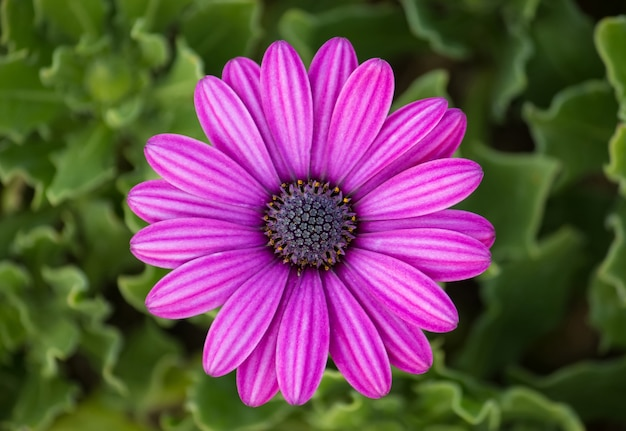
#> input picture purple.jpg, 626 x 431 px
$ python 'DIP Lab 4(Image resizing using pixel skipping method).py'
#> lines starting #> are read from the running program, lines starting #| are printed output that depends on the picture
import numpy as np
import matplotlib.pyplot as plt
from PIL import Image

def pixel_skipping_resize(image_array, new_width, new_height):
    """
    Resize an image using the pixel skipping method.

    Parameters:
    image_array (numpy.ndarray): Input image array.
    new_width (int): Desired width of the resized image.
    new_height (int): Desired height of the resized image.

    Returns:
    numpy.ndarray: Resized image array using pixel skipping.
    """
    old_height, old_width, channels = image_array.shape

    # Create an empty array for the resized image
    resized_image_array = np.zeros((new_height, new_width, channels), dtype=image_array.dtype)

    # Calculate the scaling factors
    row_scale = old_height / new_height
    col_scale = old_width / new_width

    # Fill in the resized image array
    for y in range(new_height):
        for x in range(new_width):
            # Find the corresponding pixel in the original image
            src_y = int(y * row_scale)
            src_x = int(x * col_scale)

            # Ensure indices are within bounds
            src_y = min(src_y, old_height - 1)
            src_x = min(src_x, old_width - 1)

            # Copy the pixel value from the original image
            resized_image_array[y, x] = image_array[src_y, src_x]

    return resized_image_array

# Load an image using PIL
image_path = 'purple.jpg'  # Replace with your image path
image = Image.open(image_path)
#> image is the input picture: PIL image 626x431 RGB; mean R, G, B 106.7, 75.4, 83.1

# Convert the image to a NumPy array
image_array = np.array(image)

# Get and print the original image dimensions
original_height, original_width, _ = image_array.shape
#> original_height = 431; original_width = 626
print(f"Original image dimensions: {original_width}x{original_height}")
#| Original image dimensions: 626x431

# Define new dimensions for resizing (for demonstration purposes, these can be changed)
new_width = int(input("Enter the new width: "))  # Input new width
#> the answer given: 100
new_height = int(input("Enter the new height: "))  # Input new height
#> the answer given: 100

# Resize the image using the pixel skipping method
resized_image_array = pixel_skipping_resize(image_array, new_width, new_height)
#> after the loop in pixel_skipping_resize, `for y in range(new_height):`:
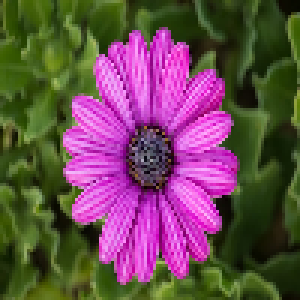
#> resized_image_array: shape (100, 100, 3) (shown 3 times larger); mean R, G, B 106.7, 75.3, 83.1

# Convert the result back to an image
resized_image = Image.fromarray(resized_image_array)

# Save the result
output_path = 'pixel_skipping_resized_purple.jpg'
resized_image.save(output_path)

# Display the images
plt.figure(figsize=(12, 6))

# Original Image
plt.subplot(1, 2, 1)
plt.title('Original Image')
plt.imshow(image_array)
plt.axis('off')
plt.text(0.5, -0.1, f"Dimensions: {original_width}x{original_height}", ha='center', va='center', fontsize=12, transform=plt.gca().transAxes)

# Resized Image
plt.subplot(1, 2, 2)
plt.title('Resized Image using Pixel Skipping')
plt.imshow(resized_image_array)
plt.axis('off')
plt.text(0.5, -0.1, f"Dimensions: {new_width}x{new_height}", ha='center', va='center', fontsize=12, transform=plt.gca().transAxes)

plt.tight_layout()
plt.show()
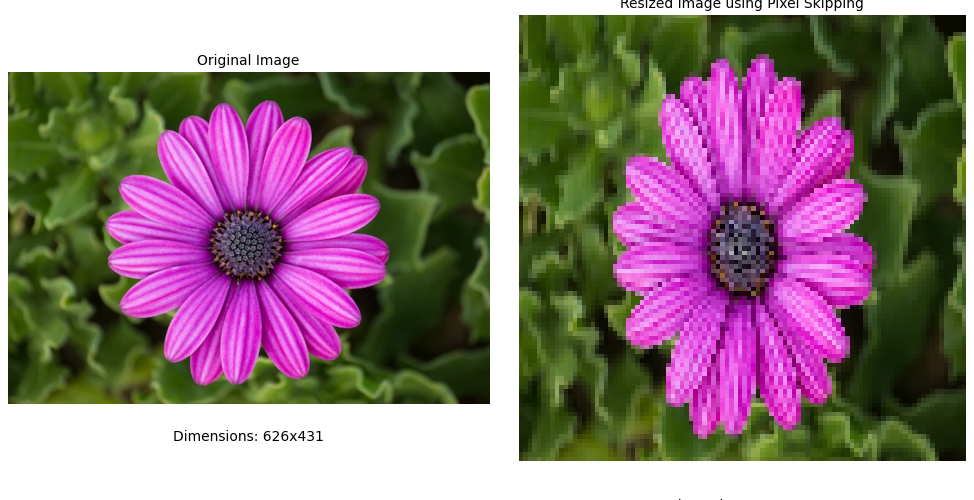
#> figure drawn by matplotlib, 2 panels

$ run again, with flower.jpg copied over purple.jpg
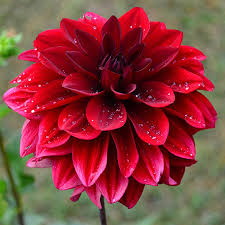
#> input picture flower.jpg, 225 x 225 px
#> image is the input picture: PIL image 225x225 RGB; mean R, G, B 137.7, 61.1, 61.6
#| Original image dimensions: 225x225
#> after the loop in pixel_skipping_resize, `for y in range(new_height):`:
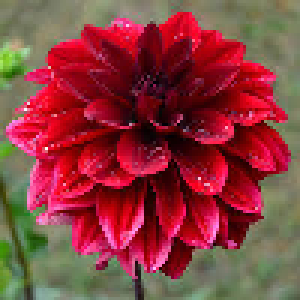
#> resized_image_array: shape (100, 100, 3) (shown 3 times larger); mean R, G, B 137.9, 61.2, 61.6
#> `plt.show()`:
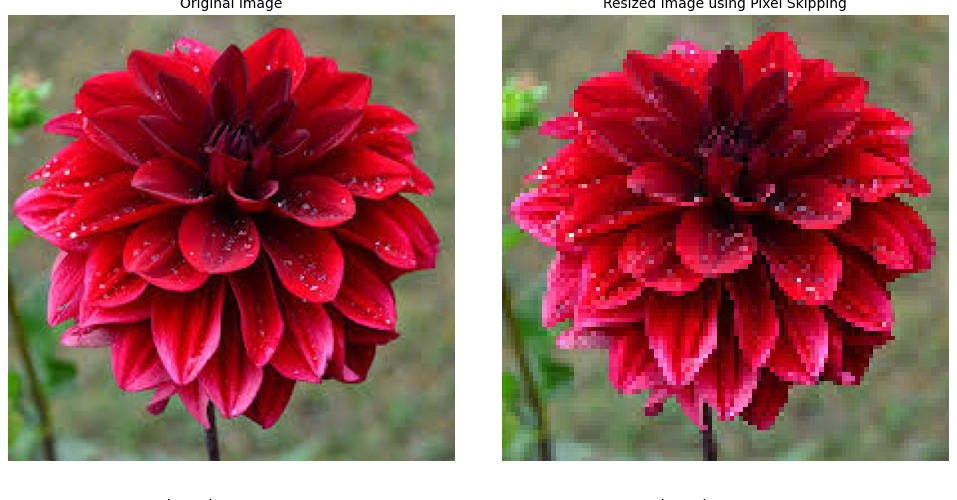
#> figure drawn by matplotlib, 2 panels

$ run again, with night.jpg copied over purple.jpg
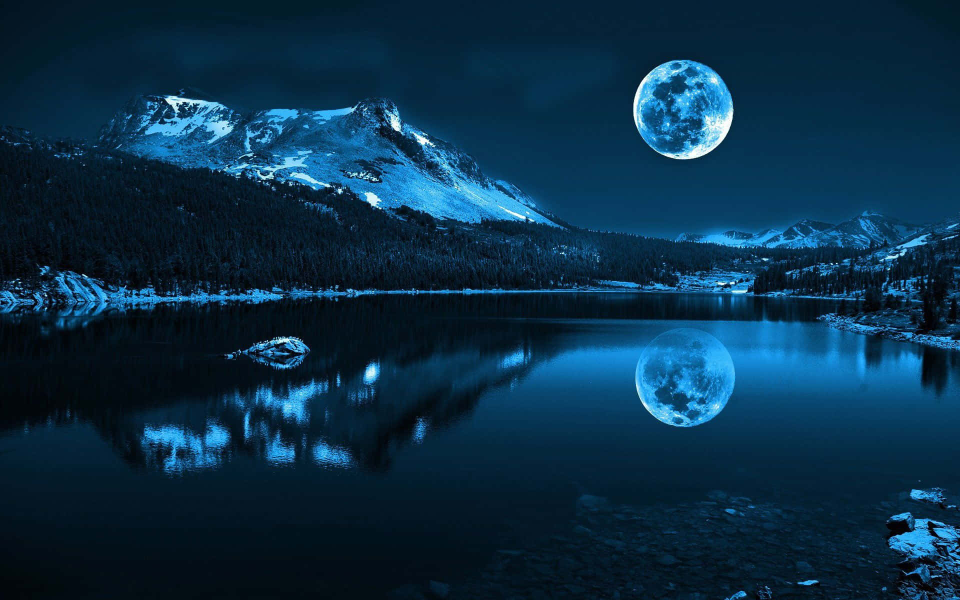
#> input picture night.jpg, 1920 x 1200 px (shown at 1/2 size)
#> image is the input picture: PIL image 1920x1200 RGB; mean R, G, B 9.8, 46.4, 71.2
#| Original image dimensions: 1920x1200
#> after the loop in pixel_skipping_resize, `for y in range(new_height):`:
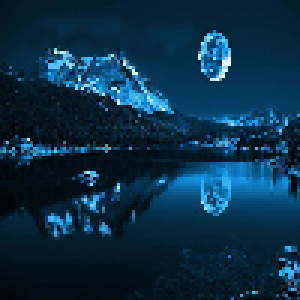
#> resized_image_array: shape (100, 100, 3) (shown 3 times larger); mean R, G, B 9.9, 46.4, 71
#> `plt.show()`:
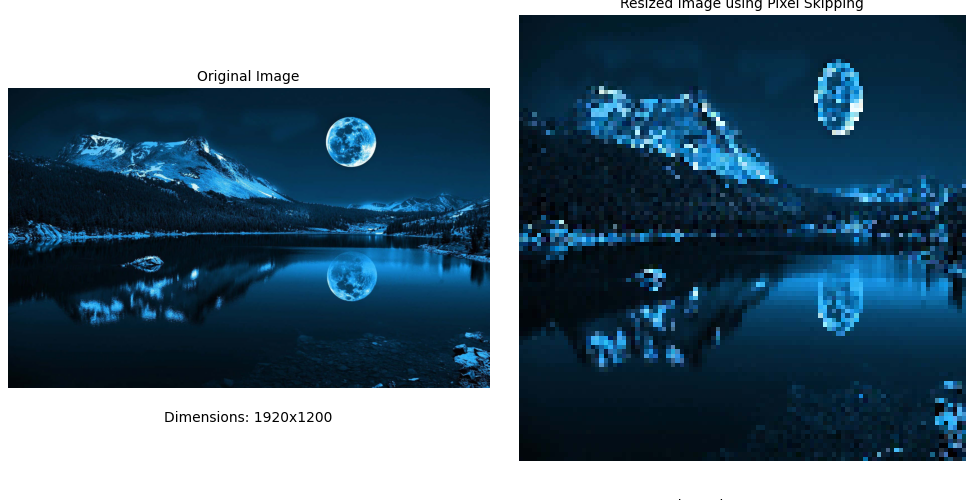
#> figure drawn by matplotlib, 2 panels

$ run again, with mahfuz.jpeg copied over purple.jpg
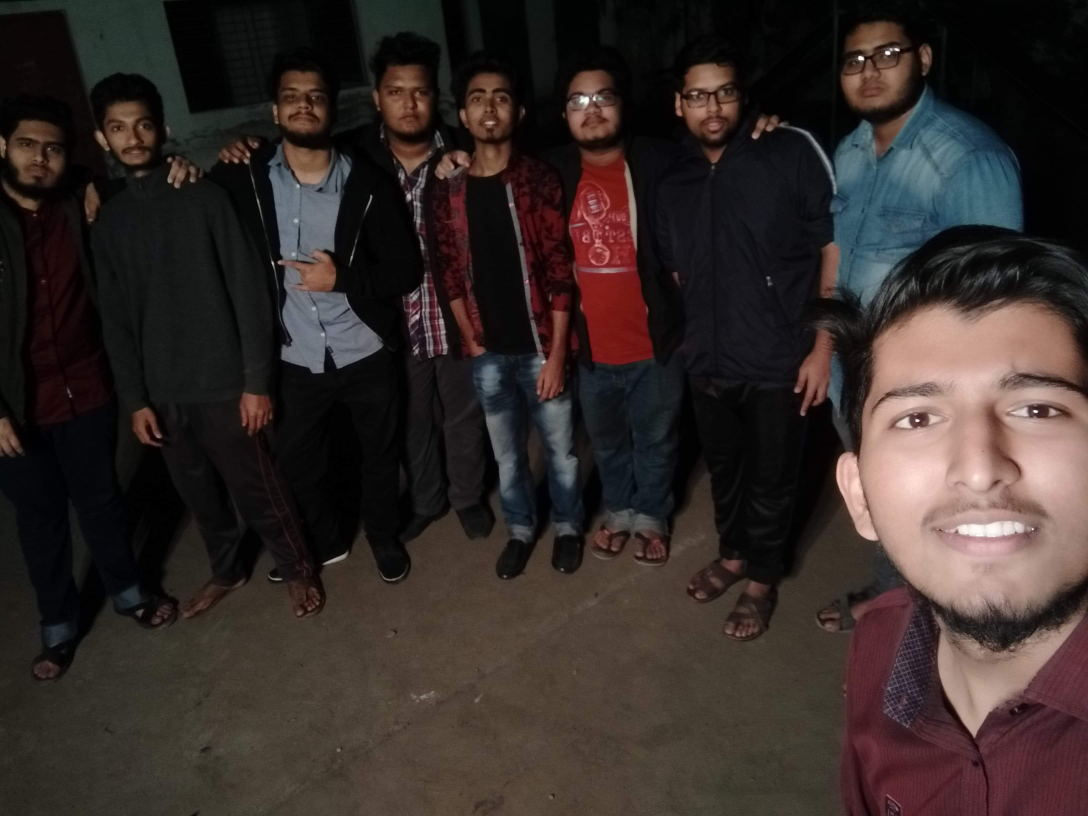
#> input picture mahfuz.jpeg, 3264 x 2448 px (shown at 1/3 size)
#> image is the input picture: PIL image 3264x2448 RGB; mean R, G, B 52.8, 43.4, 40.6
#| Original image dimensions: 3264x2448
#> after the loop in pixel_skipping_resize, `for y in range(new_height):`:
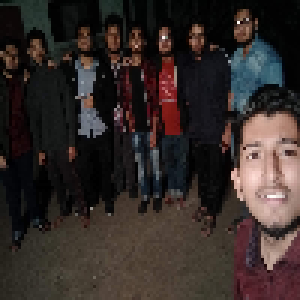
#> resized_image_array: shape (100, 100, 3) (shown 3 times larger); mean R, G, B 52.2, 43, 40.2
#> `plt.show()`:
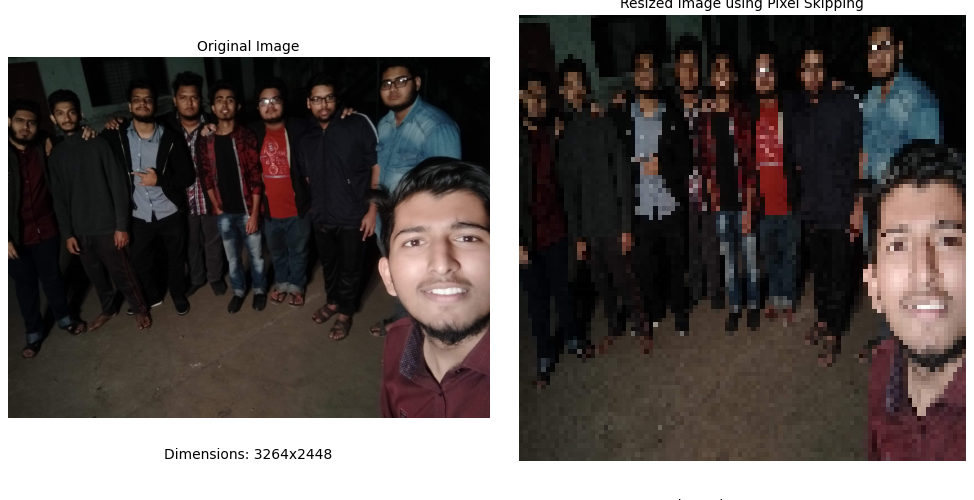
#> figure drawn by matplotlib, 2 panels
